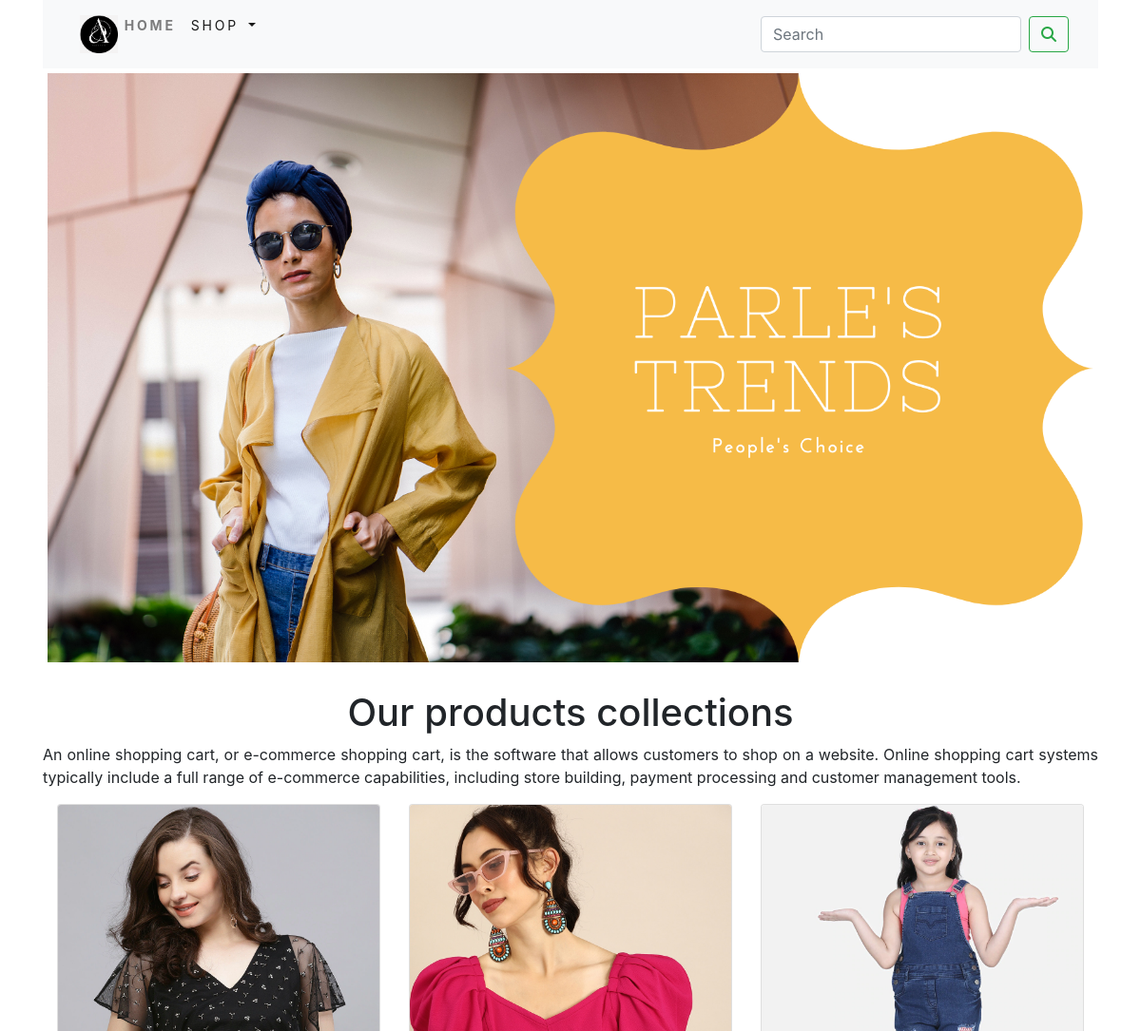
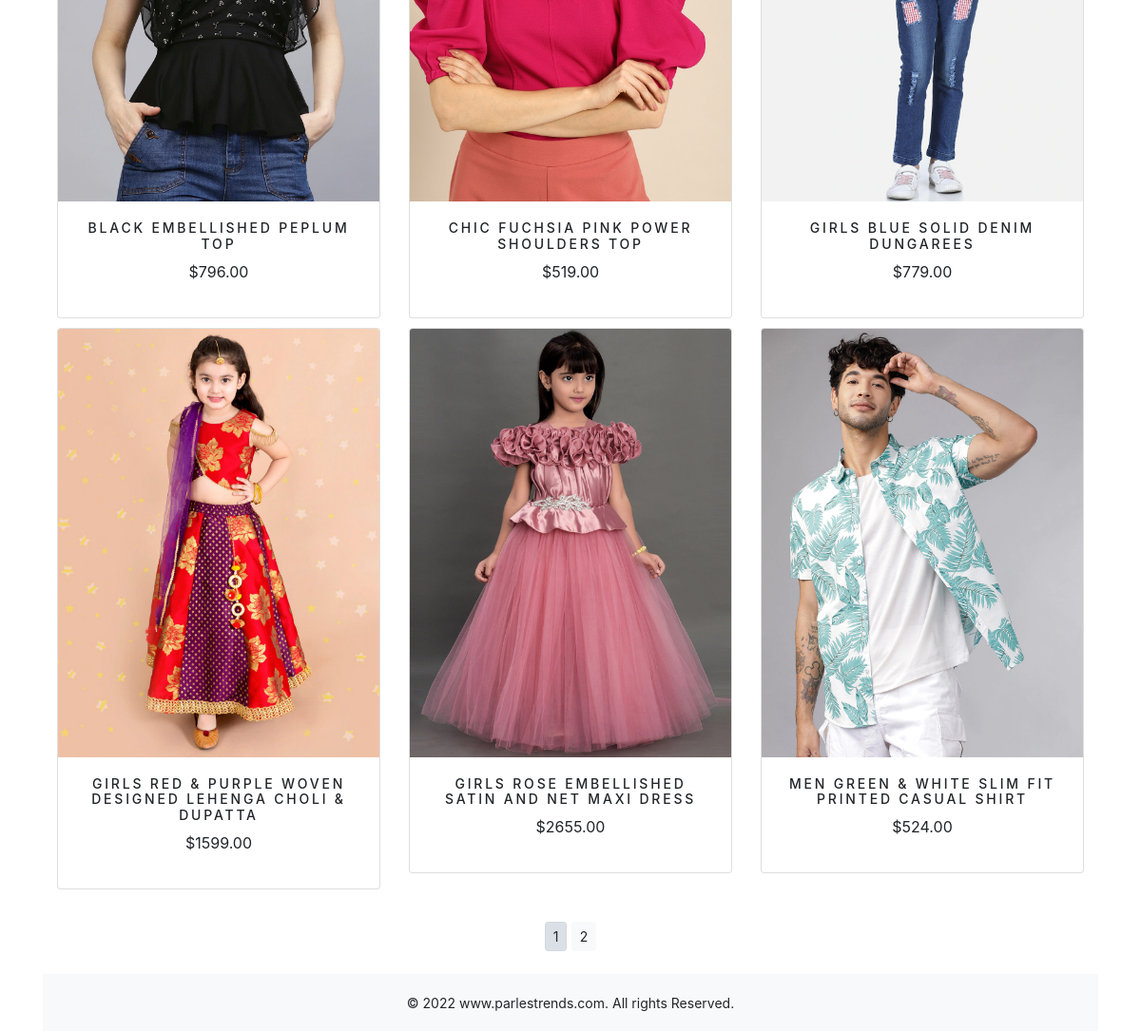
The app's page /shop/ with its own data (2 pictures, top to bottom).
### shop/models.py (models this page shows, shortened)
class Product(models.Model):
    name = models.CharField(max_length=250, unique=True)
    slug = models.SlugField(max_length=250, unique=True)
    description = models.TextField(blank=True)
    price = models.DecimalField(max_digits=10, decimal_places=2)
    category = models.ForeignKey(Category, on_delete=models.CASCADE)
    image = models.ImageField(upload_to='product', blank=True)
    stock = models.IntegerField()
    available = models.BooleanField(default=True)
    created = models.DateTimeField(auto_now_add=True)
    updated = models.DateTimeField(auto_now=True)
    class Meta:
        ordering = ('name',)
        verbose_name = 'product'
        verbose_name_plural = 'products'
    def get_url(self):
        return reverse('shop:prodCatdetail', args=[self.category.slug, self.slug])

### shop/views.py (the view)
# urls.py: path('', views.allProdCat, name='allProdCat'),
def allProdCat(request, c_slug=None):
    c_page = None
    products_list = None
    if c_slug!=None:
        c_page = get_object_or_404(Category, slug=c_slug)
        products_list = Product.objects.all().filter(category=c_page, available=True)
    else:
        products_list = Product.objects.all().filter(available=True)
    paginator = Paginator(products_list, 6)
    try:
        page = int(request.GET.get('page', '1'))
    except:
        page = 1
    try:
        products = paginator.page(page)
    except (EmptyPage, InvalidPage):
        products = paginator.page(paginator.num_pages)
    return render(request, 'category.html', {'category': c_page, 'products': products})

### cart/context_processors.py (called while the page is built)
def counter(request):
    item_count = 0
    if 'admin' in request.path:
        return {}
    else:
        try:
            cart = Cart.objects.filter(cart_id=_cart_id(request))
            car_items = CartItem.objects.all().filter(cart=cart[:1])
            for cart_item in car_items:
                item_count += cart_item.quantity
        except Cart.DoesNotExist:
            item_count = 0
    return dict(item_count=item_count)

### cart/views.py (called while the page is built)
def _cart_id(request):
    cart = request.session.session_key
    if not cart:
        cart = request.session.create()
    return cart

### shop/context_processors.py (called while the page is built)
def menu_links(request):
    links = Category.objects.all()
    return dict(links=links)

### shop/models.py (called while the page is built)
    def get_url(self):
        return reverse('shop:products_by_category', args=[self.slug])

### templates/category.html (shortened to what this page needs)
{% extends 'base.html' %}
{% load static %}
{% block content %}
  <div class="mx-auto">
     {% if category %}
       <img class="my_image" src="{{category.image.url}}" alt="{{category.name}}">
  </div>
     <br>
  <div>
       <h1 class="text-center my_title">{{category.name}}</h1>
       <p class="text-justify">{{category.description}}</p>
  </div>
     {% else %}
  <div>
     <center><img class="my_image my_image_padding" src="{% static 'img/ban.png' %}" alt="Our products" width="800px;" height="500px;"></center>
  </div>
  <br>
<div>
   <h1 class="text-center my-title">Our products collections</h1>
   <p class="text-justify">An online shopping cart, or e-commerce shopping cart, is the software that allows customers to shop on a website. Online shopping cart systems typically include a full range of e-commerce capabilities, including store building, payment processing and customer management tools.</p>
</div>
{% endif %}
<div class="container">
    <div class="row mx_auto">
      {% for product in products.object_list %}
       <div class="my_bottom_margin col-9 col-sm-12 col-md-4 col-lg-4">
        <div class="card text-center" style="min-width:18rem;">
          <a href="{{product.get_url}}"><img class="card-img-top my_image"  src="{{product.image.url}}" alt="{{product.name}}"></a>
            <div class="card-body">
             <h4>{{product.name}}</h4>
             <p>${{product.price}}</p>
            </div>
        </div>
    </div>
    {% endfor %}
    </div>
    <div class="mx_auto">
        {% if products.paginator.num_pages > 1 %}
        <br>
        <div class="text-center">
            {% for pg in products.paginator.page_range %}
            <a href="?page={{pg}}" class="btn btn-light btn-sm {% if products.number == pg %} active {% endif %}">{{pg}}</a>
        {% endfor %}
        </div>
        {% endif %}
    </div>
    <br>
</div>
{% endblock %}

### templates/base.html (shortened to what this page needs)
{% load static %}
<!DOCTYPE html>
<html lang="en">
<head>
    <link rel="stylesheet" href="{% static 'css/custom.css' %}">
    <link rel="stylesheet" href="{% static 'css/bootstrap.min.css' %}">
</head>
<body>
<div class="container">
    {% include 'nav.html' %}
    {% block content %}
    {% endblock %}
</div>
{% include 'footer.html' %}
</body>
</html>

### templates/nav.html (shortened to what this page needs)
{% load static %}
<nav class="navbar navbar-expand-lg navbar-light bg-light">
  <div class="container-fluid">
  <div class="collapse navbar-collapse" id="navbarSupportedContent">
    <ul class="navbar-nav mr-auto">
      <li class="nav-item">
        <a class="nav-link" href="{% url 'shop:allProdCat' %}"> <img src="{% static 'img/logi.png' %}" alt="" width="40" height="40" class="d-inline-block align-top">   <b> Home</b></a>
      </li>
      <li class="nav-item dropdown {% if 'shop' in request.path %} active {% endif %}">
        <a class="nav-link dropdown-toggle" href="#" id="navbarDropdown" role="button" data-toggle="dropdown" aria-expanded="false">
          Shop
        </a>
      </li>
    </ul>
    <form class="d-flex" action="{% url 'searchapp:SearchResult' %}" method="get">
      <input class="form-control mr-sm-2" type="search" placeholder="Search" name="q" aria-label="Search">
      <button class="btn btn-outline-success my-2 my-sm-0" type="submit"><i class="fas fa-search"></i></button>
    </form>
  </div>
  </div>
</nav>

### templates/footer.html
<div class="footer navbar-fixed-bottom my_footer">
    <p class="text-center">&copy; 2022 www.parlestrends.com. All rights Reserved.</p>
</div>

### static/css/custom.css (style rules this page uses)
body { font-family: 'Roboto', sans-serif; }
.nav-item { letter-spacing : .2em; font-size : 14px; text-transform : uppercase; }
.my_footer { background-color:#f8f9fa; height:60px; }
.my_footer p { padding-top:20px; font-size:14px; }
.my_image { width:100%; height:auto; }
.my_image_padding { padding:5px; }
.my_bottom_margin { margin-bottom:10px; }
.card-body h4 { font-size:14px; text-transform:uppercase; letter-spacing: .2em; }

### records on screen
Product: image (picture), name "BLACK EMBELLISHED PEPLUM TOP", price "796.00"
Product: image (picture), name "CHIC FUCHSIA PINK POWER SHOULDERS TOP", price "519.00"
Product: image (picture), name "GIRLS BLUE SOLID DENIM DUNGAREES", price "779.00"
Product: image (picture), name "GIRLS RED & PURPLE WOVEN DESIGNED LEHENGA CHOLI & DUPATTA", price "1599.00"
Product: image (picture), name "GIRLS ROSE EMBELLISHED SATIN AND NET MAXI DRESS", price "2655.00"
Product: image (picture), name "MEN GREEN & WHITE SLIM FIT PRINTED CASUAL SHIRT", price "524.00"

### other values on screen
{{ pg }} "1" "2"
